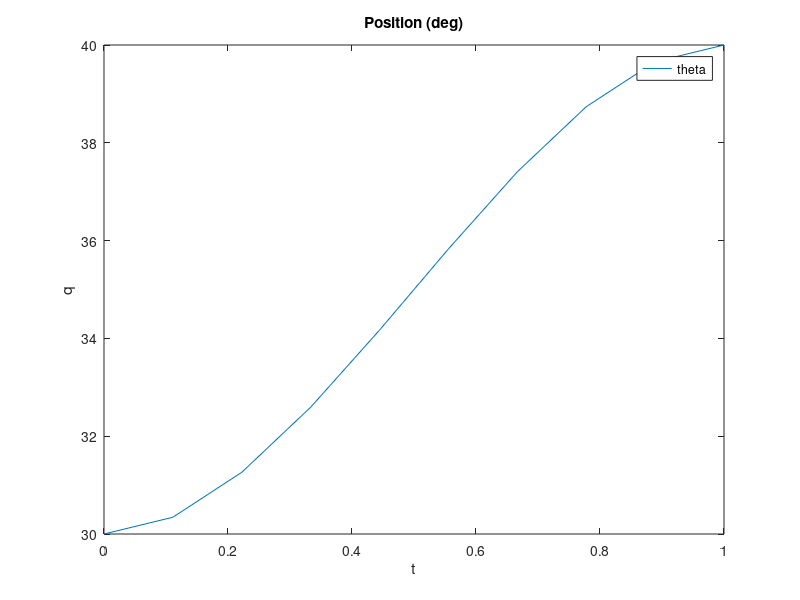
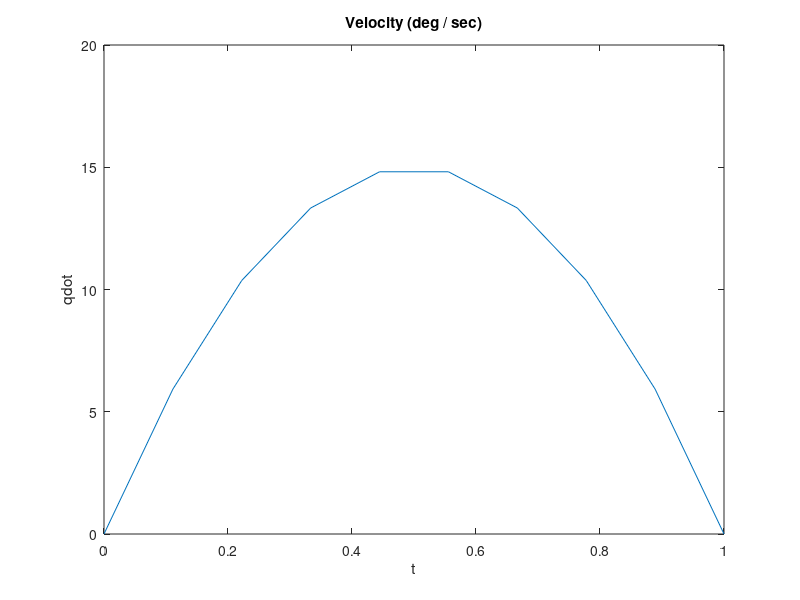
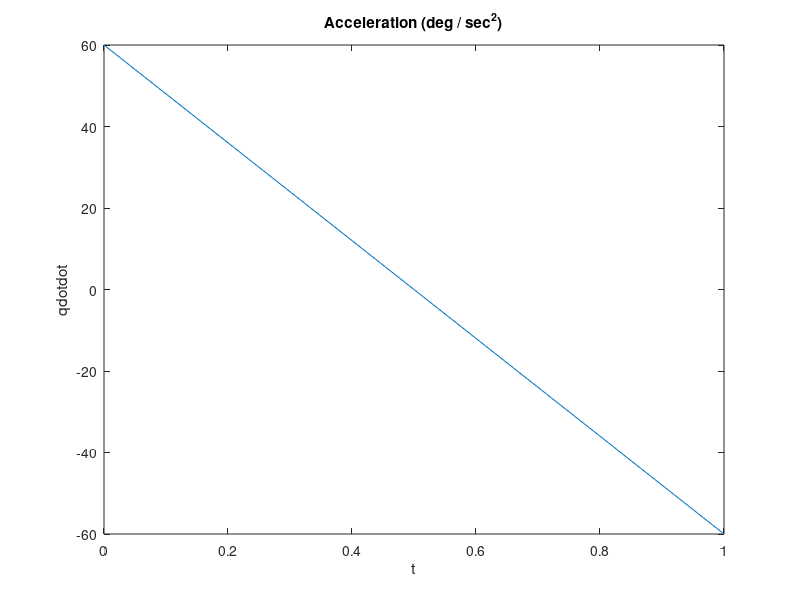

Write the MATLAB code that produced these figures, in order. (Note: this script raises an error after producing the figures.)
%Constraints for start og slutpunkt, Thetaværdi og hastighed.
theta0 = 30;
thetaf = 40;
thetad0 = 0;
thetadf = 0;
tfinal = 1;
tstart = 0;

%ts = [0, 2, 4, 8, 10];
%points = [10, 20, 0, 30, 40];
%pointsdot = [0, -10, 20, 3, 0];

%Ligningerne til at beregne a0 -> a3
T = tfinal - tstart;	
a0 = theta0;
a1 = thetad0;
a2 = (-3 * (theta0 - thetaf) - (2 * thetad0+thetadf )*T)/ T ^ 2;
a3 = (2 * (theta0 - thetaf) + (thetad0+thetadf )*T)/ T ^ 3;

t = linspace(tstart,tfinal, 10);

%Funktionerne der beskriver pos, vel og acc
q = a0 + a1*t+a2*t.^2+a3*t.^3;
qdot = a1 + 2*a2*t+3*a3*t.^2;
qdotdot = 2*a2+6*a3*t;

%Pos
figure
plot(t, q)
xlabel('t');
ylabel('q');
title('Position (deg)');

%Vel
figure
plot(t, qdot)
xlabel('t');
ylabel('qdot');
title('Velocity (deg / sec)');

%Acc
figure
plot(t, qdotdot)
xlabel('t');
ylabel('qdotdot');
title('Acceleration (deg / sec^2)');


%%
% Create figure windows for each plot
figure(1);
xlabel('t');
ylabel('q');
legend('theta')
title('Position (deg)');

figure(2);
xlabel('t');
ylabel('qdot');
title('Velocity (deg / sec)');

figure(3);
xlabel('t');
ylabel('qdotdot');
title('Acceleration (deg / sec^2)');

%Tidsintervaller mellem punkterne
ts =        [0, 1, 2, 3];


%Points for theta1:
points1 =    [187.5300, 200.9805, 176.0935, 187.1979];

%Points for theta2:
points2 = [79.5666, 67.1239, 80.6454, 54.9624];

pointsdot1 = [0, 0, 0, 0];
pointsdot2 = [0, 0, 0, 0];




%Længden af Arrayet for punkterne
L1 = length(points1);
L2 = length(points2);
Ti = 0.1; %Sample Time

n = length(ts);
diffs= diff(ts)/Ti;
BT=max( diffs(diffs>=0) );
listq1= zeros(numel(diffs),BT);
listq2=zeros(numel(diffs),BT);
listdq1 = zeros(numel(diffs),BT); 
listdq2 = zeros(numel(diffs),BT);
listddq1 = zeros(numel(diffs),BT);
listddq2 = zeros(numel(diffs),BT);
%Function that calculates the trajectory for x points1
for c = 1:L1-1
    tstart = ts(c);
    tfinal = ts(c+1);
    T = tfinal - tstart;
    
    
    %For pos og hastighed for initial punkt
    theta0 = points1(c);
    thetaf = points1(c+1);

    %For pos og hastighed for final punkt
    thetad0 = pointsdot1(c);
    thetadf = pointsdot1(c+1);
    
     
    if tstart ~= 0
        a0 = theta0;
        a1 = thetad0;
        a2 = (-3 * (theta0 - thetaf) - (2 * thetad0+thetadf )*(tfinal - tstart))/ (tfinal - tstart) .^ 2;
        a3 = (2 * (theta0 - thetaf) + (thetad0+thetadf )*(tfinal - tstart))/ (tfinal - tstart) .^ 3;
        %a2 = 3/tfinal.^2*T-2/tfinal*thetad0-1/tfinal*thetadf;
        %a3 = -2/tfinal.^3*T+1/tfinal.^2*(thetadf+thetad0);
        
        %t = linspace(tstart,tfinal, 100);
        t = linspace(0, T, T/Ti); %Mangler måske rigtig samplingstid
        disp(t(c))
       
        %Funktionerne der beskriver pos, vel og acc
        q = a0+a1*t+a2*t.^2+a3*t.^3;
        qdot = a1+2*a2*t+3*a3*t.^2;
        qdotdot = 2*a2+6*a3*t;
        

    end
            
    if tstart == 0
        a0 = theta0;
        a1 = thetad0;
        a2 = (-3 * (theta0 - thetaf) - (2 * thetad0+thetadf )*tfinal)/ tfinal^ 2;
        a3 = (2 * (theta0 - thetaf) + (thetad0+thetadf)*tfinal)/ tfinal^ 3;
        
        %t = linspace(tstart,tfinal, 100);
        t = linspace(0, tfinal, T/Ti);
        disp(t(c));

        %Funktionerne der beskriver pos, vel og acc
        q = a0+a1*t+a2*t.^2+a3*t.^3;
        qdot = a1+2*a2*t+3*a3*t.^2;
        qdotdot = 2*a2+6*a3*t;
        
    end
    listq1(c, 1:diffs(c)) = q;
    listq1 = round(listq1,2);
    listdq1(c, 1:diffs(c)) = qdot;
    listdq1 = round(listdq1,2);
    listddq1(c, 1:diffs(c)) = qdotdot;
    listddq1 = round(listddq1,2);
    %qref = generateQMatrix(c,q);
    %disp(result);

    % Opdater Position plot
    figure(1);
    plot(t+ ts(c), q);
    xlabel('t');
    ylabel('q');
    title('Position (deg)');
    hold on
    
    plot(ts(c),points1(c), 'o')
    

    % Opdater Velocity plot 1
    figure(2);
    plot(t+ ts(c), qdot);
    xlabel('t');
    ylabel('qdot');
    title('Velocity (deg / sec)');
    plot(ts(c),pointsdot1(c), 'o');
    hold on;


    % Opdater Acceleration plot
    figure(3);
    plot(t+ ts(c), qdotdot);
    xlabel('t');
    ylabel('qdotdot');
    title('Acceleration (deg / sec^2)');
    hold on;
end

%Function that calculates the trajectory for x points2
for c = 1:L2-1
    tstart = ts(c);
    tfinal = ts(c+1);
    T = tfinal - tstart;
    
    
    %For pos og hastighed for initial punkt
    theta0 = points2(c);
    thetaf = points2(c+1);

    %For pos og hastighed for final punkt
    thetad0 = pointsdot2(c);
    thetadf = pointsdot2(c+1);
    
     
    if tstart ~= 0
        a0 = theta0;
        a1 = thetad0;
        a2 = (-3 * (theta0 - thetaf) - (2 * thetad0+thetadf )*(tfinal - tstart))/ (tfinal - tstart) .^ 2;
        a3 = (2 * (theta0 - thetaf) + (thetad0+thetadf )*(tfinal - tstart))/ (tfinal - tstart) .^ 3;
        %a2 = 3/tfinal.^2*T-2/tfinal*thetad0-1/tfinal*thetadf;
        %a3 = -2/tfinal.^3*T+1/tfinal.^2*(thetadf+thetad0);
        
        %t = linspace(tstart,tfinal, 100);
        t = linspace(0, T, T/Ti); %Mangler måske rigtig samplingstid
        disp(t(c))
       
        %Funktionerne der beskriver pos, vel og acc
        q = a0+a1*t+a2*t.^2+a3*t.^3;
        qdot = a1+2*a2*t+3*a3*t.^2;
        qdotdot = 2*a2+6*a3*t;
       
    end
    
    if tstart == 0
        a0 = theta0;
        a1 = thetad0;
        a2 = (-3 * (theta0 - thetaf) - (2 * thetad0+thetadf )*tfinal)/ tfinal^ 2;
        a3 = (2 * (theta0 - thetaf) + (thetad0+thetadf)*tfinal)/ tfinal^ 3;
        
        %t = linspace(tstart,tfinal, 100);
        t = linspace(0, tfinal, T/Ti);
        disp(t(c));

        %Funktionerne der beskriver pos, vel og acc
        q = a0+a1*t+a2*t.^2+a3*t.^3;
        qdot = a1+2*a2*t+3*a3*t.^2;
        qdotdot = 2*a2+6*a3*t;
        
    end
    listq2(c, 1:diffs(c)) = q;
    listq2 = round(listq2,2);
    listdq2(c, 1:diffs(c)) = qdot;
    listdq2 = round(listdq2,2);
    listddq2(c, 1:diffs(c)) = qdotdot;
    listddq2 = round(listddq2,2);
    %qref = generateQMatrix(c,q);
    %disp(result);

    % Opdater Position plot 2
    figure(1);
    plot(t+ ts(c), q);
    xlabel('t');
    ylabel('q');
    title('Position (deg)');
    hold on
    
    plot(ts(c),points2(c), 'o')
    

    % Opdater Velocity plot 2
    figure(2);
    plot(t+ ts(c), qdot);
    xlabel('t');
    ylabel('qdot');
    title('Velocity (deg / sec)');
    plot(ts(c),pointsdot2(c), 'o');
    hold on;


    % Opdater Acceleration plot 2
    figure(3);
    plot(t+ ts(c), qdotdot);
    xlabel('t');
    ylabel('qdotdot');
    title('Acceleration (deg / sec^2)');
    hold on;
end
writematrix(ts,'ts.txt') 
writematrix(listq1,'refq1.txt')
writematrix(listq2,'refq2.txt')
writematrix(listdq1,'refdq1.txt')
writematrix(listdq2,'refdq2.txt')
writematrix(listddq1,'refddq1.txt')
writematrix(listddq2,'refddq2.txt')
%%




%% Cubic Trajectory Planner built in



wpts = [1 4 4 3 -2 0; 0 1 2 4 3 1];
tpts = 0:5;

tvec = 0:0.01:5;

[q, qd, qdd, pp] = cubicpolytraj(wpts, tpts, tvec);

plot(tvec, q)
hold all
plot(tpts, wpts, 'x')
xlabel('t')
ylabel('Positions')
legend('X-positions','Y-positions')
hold off


%Show x- y-position
figure
plot(q(1,:),q(2,:),'-b',wpts(1,:),wpts(2,:),'or')
xlabel('X')
ylabel('Y')

q(0.5)

%%


function qvalues = generateQMatrix(rows, cols)

    qvalues = zeros(rows,cols);

    for i =c:rows
        for j = 1:cols
        qvalues(i,j)= i;
        end
    end
end